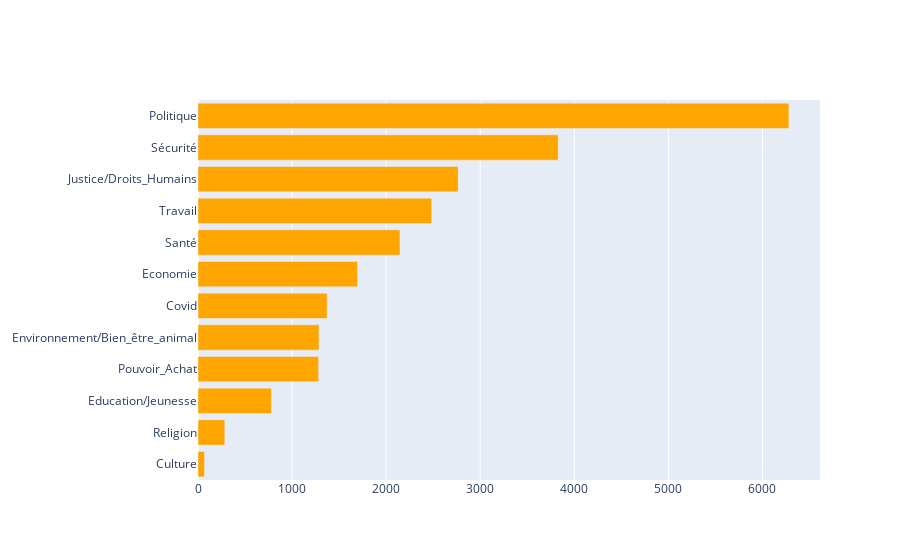

This figure's notebook cell:
### Code cell
national_score_per_theme()

### Figure 1 — Plotly figure (JSON) as saved in the notebook; plotly's stock layout.template omitted (floating-point values rounded to 4 significant figures)
{"data": [{"marker": {"color": "orange"}, "orientation": "h", "type": "bar", "x": [69, 285, 780, 1282, 1286, 1373, 1696, 2147, 2484, 2765, 3829, 6281], "y": ["Culture", "Religion", "Education/Jeunesse", "Pouvoir_Achat", "Environnement/Bien_être_animal", "Covid", "Economie", "Santé", "Travail", "Justice/Droits_Humains", "Sécurité", "Politique"]}], "layout": {}}
